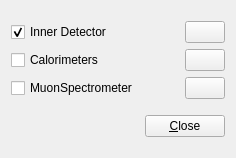
<ui version="4.0" >
 <class>VP1TrackingVolumesForm</class>
 <widget class="QWidget" name="VP1TrackingVolumesForm" >
  <property name="geometry" >
   <rect>
    <x>0</x>
    <y>0</y>
    <width>236</width>
    <height>158</height>
   </rect>
  </property>
  <property name="windowTitle" >
   <string>Form</string>
  </property>
  <layout class="QVBoxLayout" name="verticalLayout" >
   <item>
    <layout class="QGridLayout" name="gridLayout" >
     <item row="0" column="0" >
      <widget class="QCheckBox" name="checkBox_ID" >
       <property name="enabled" >
        <bool>true</bool>
       </property>
       <property name="toolTip" >
        <string>More formally, in the TrackingVolumes service, this is known as the CalorimeterEntryLayer</string>
       </property>
       <property name="text" >
        <string>Inner Detector</string>
       </property>
       <property name="checked" >
        <bool>true</bool>
       </property>
      </widget>
     </item>
     <item row="0" column="1" >
      <widget class="VP1MaterialButton" name="matButton_ID" >
       <property name="sizePolicy" >
        <sizepolicy vsizetype="Fixed" hsizetype="Fixed" >
         <horstretch>0</horstretch>
         <verstretch>0</verstretch>
        </sizepolicy>
       </property>
       <property name="text" >
        <string/>
       </property>
      </widget>
     </item>
     <item row="1" column="0" >
      <widget class="QCheckBox" name="checkBox_Calo" >
       <property name="enabled" >
        <bool>true</bool>
       </property>
       <property name="text" >
        <string>Calorimeters</string>
       </property>
      </widget>
     </item>
     <item row="1" column="1" >
      <widget class="VP1MaterialButton" name="matButton_Calo" >
       <property name="enabled" >
        <bool>true</bool>
       </property>
       <property name="sizePolicy" >
        <sizepolicy vsizetype="Fixed" hsizetype="Fixed" >
         <horstretch>0</horstretch>
         <verstretch>0</verstretch>
        </sizepolicy>
       </property>
       <property name="text" >
        <string/>
       </property>
      </widget>
     </item>
     <item row="2" column="0" >
      <widget class="QCheckBox" name="checkBox_MS" >
       <property name="enabled" >
        <bool>true</bool>
       </property>
       <property name="text" >
        <string>MuonSpectrometer</string>
       </property>
      </widget>
     </item>
     <item row="2" column="1" >
      <widget class="VP1MaterialButton" name="matButton_MS" >
       <property name="enabled" >
        <bool>true</bool>
       </property>
       <property name="sizePolicy" >
        <sizepolicy vsizetype="Fixed" hsizetype="Fixed" >
         <horstretch>0</horstretch>
         <verstretch>0</verstretch>
        </sizepolicy>
       </property>
       <property name="text" >
        <string/>
       </property>
      </widget>
     </item>
    </layout>
   </item>
   <item>
    <layout class="QHBoxLayout" name="_2" >
     <property name="spacing" >
      <number>0</number>
     </property>
     <item>
      <spacer>
       <property name="orientation" >
        <enum>Qt::Horizontal</enum>
       </property>
       <property name="sizeHint" stdset="0" >
        <size>
         <width>1</width>
         <height>5</height>
        </size>
       </property>
      </spacer>
     </item>
     <item>
      <widget class="QPushButton" name="pushButton_close" >
       <property name="text" >
        <string>&amp;Close</string>
       </property>
      </widget>
     </item>
    </layout>
   </item>
  </layout>
 </widget>
 <customwidgets>
  <customwidget>
   <class>VP1MaterialButton</class>
   <extends>QPushButton</extends>
   <header>VP1Base/VP1MaterialButton.h</header>
  </customwidget>
 </customwidgets>
 <resources/>
 <connections/>
</ui>
